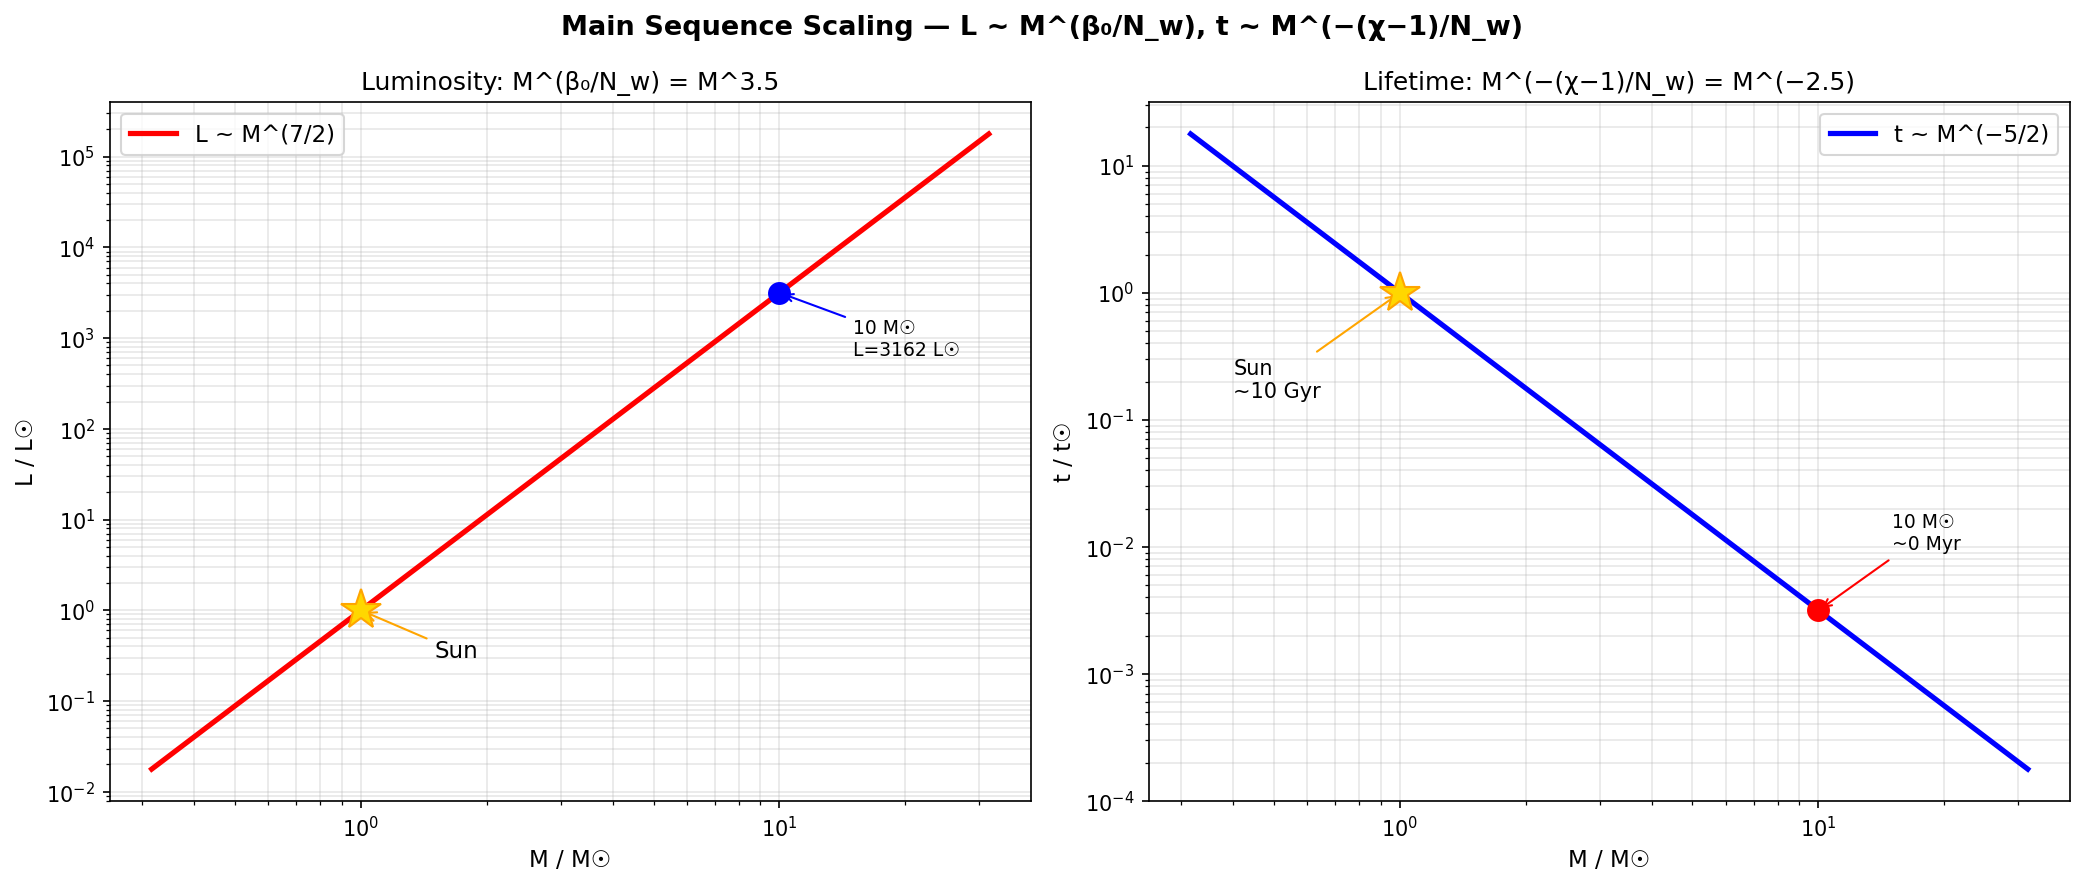

Write the Python code that produced this figure.
#!/usr/bin/env python3
# Copyright (c) 2026 Daland Montgomery
# SPDX-License-Identifier: AGPL-3.0-or-later

"""Crystal Astro — Main Sequence Scaling Laws from (2,3)"""
import crystal_toe as ct
import matplotlib.pyplot as plt
import numpy as np

toe = ct.Toe(); ast = toe.astro()

fig, axes = plt.subplots(1, 2, figsize=(14, 6))
fig.suptitle("Main Sequence Scaling — L ~ M^(β₀/N_w), t ~ M^(−(χ−1)/N_w)",
             fontsize=13, fontweight='bold')

m_range = np.logspace(-0.5, 1.5, 100)  # 0.3 to ~30 solar masses

# ── Left: Luminosity ──
ax = axes[0]
lum = [ast.ms_luminosity(m) for m in m_range]
ax.loglog(m_range, lum, 'r-', linewidth=2.5, label=f'L ~ M^({ast.ms_lum_exp()[0]}/{ast.ms_lum_exp()[1]})')
# Mark solar
ax.plot(1, 1, '*', color='gold', markersize=20, zorder=5, markeredgecolor='orange')
ax.annotate('Sun', xy=(1, 1), xytext=(1.5, 0.3), fontsize=11,
            arrowprops=dict(arrowstyle='->', color='orange'))
# Mark 10 M_sun
l10 = ast.ms_luminosity(10.0)
ax.plot(10, l10, 'o', color='blue', markersize=10, zorder=5)
ax.annotate(f'10 M☉\nL={l10:.0f} L☉', xy=(10, l10), xytext=(15, l10/5),
            fontsize=9, arrowprops=dict(arrowstyle='->', color='blue'))
ax.set_xlabel('M / M☉', fontsize=11)
ax.set_ylabel('L / L☉', fontsize=11)
ax.set_title(f'Luminosity: M^(β₀/N_w) = M^3.5')
ax.legend(fontsize=11)
ax.grid(True, alpha=0.3, which='both')

# ── Right: Lifetime ──
ax = axes[1]
life = [ast.ms_lifetime(m) for m in m_range]
ax.loglog(m_range, life, 'b-', linewidth=2.5, label=f't ~ M^(−{ast.ms_life_exp()[0]}/{ast.ms_life_exp()[1]})')
ax.plot(1, 1, '*', color='gold', markersize=20, zorder=5, markeredgecolor='orange')
ax.annotate('Sun\n~10 Gyr', xy=(1, 1), xytext=(0.4, 0.15), fontsize=10,
            arrowprops=dict(arrowstyle='->', color='orange'))
t10 = ast.ms_lifetime(10.0)
ax.plot(10, t10, 'o', color='red', markersize=10, zorder=5)
ax.annotate(f'10 M☉\n~{t10*10:.0f} Myr', xy=(10, t10), xytext=(15, t10*3),
            fontsize=9, arrowprops=dict(arrowstyle='->', color='red'))
ax.set_xlabel('M / M☉', fontsize=11)
ax.set_ylabel('t / t☉', fontsize=11)
ax.set_title(f'Lifetime: M^(−(χ−1)/N_w) = M^(−2.5)')
ax.legend(fontsize=11)
ax.grid(True, alpha=0.3, which='both')

plt.tight_layout()
plt.savefig('astro_scaling.png', dpi=150, bbox_inches='tight'); plt.show()
